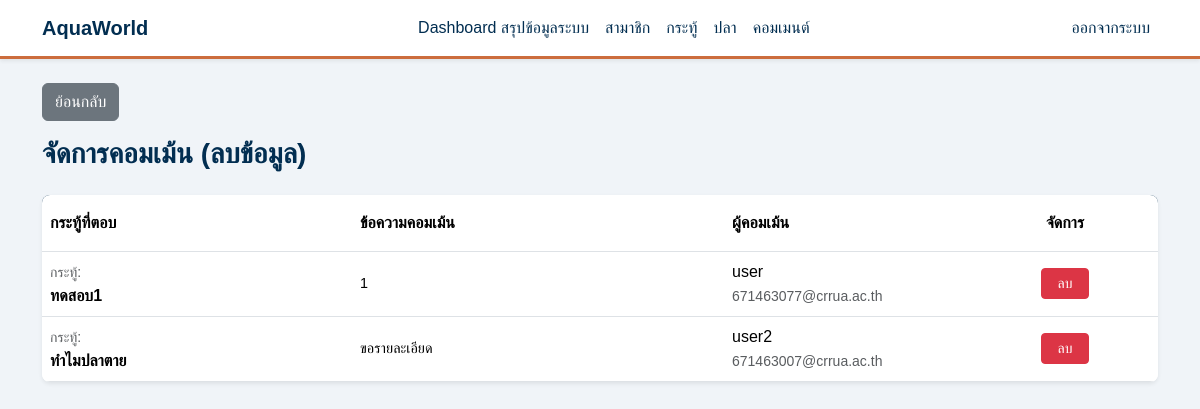
Screenshot of /Admin/Admincom.php with the database file from the repository.
### tables this page shows
CREATE TABLE `answers` (
  `id` int(11) NOT NULL,
  `name` varchar(70) NOT NULL,
  `email` varchar(70) NOT NULL,
  `detail` longtext NOT NULL,
  `question_id` int(11) NOT NULL
);

CREATE TABLE `questions` (
  `id` int(11) NOT NULL,
  `topic` varchar(255) NOT NULL,
  `detail` longtext NOT NULL,
  `name` varchar(70) NOT NULL,
  `email` varchar(70) NOT NULL,
  `created` datetime NOT NULL,
  `view` int(4) NOT NULL,
  `reply` int(4) NOT NULL
);

### Admin/Admincom.php (the view, shortened to what this page needs)
<?php
include "../connectDB.php";
$sql_list = "SELECT a.*, q.topic FROM answers a
             LEFT JOIN questions q ON a.question_id = q.id
             ORDER BY a.id DESC";
$result_list = $conn->query($sql_list);
?>
<!doctype html>
<html lang="en">
<head>
    <link href="https://cdn.jsdelivr.net/npm/bootstrap@5.3.2/dist/css/bootstrap.min.css" rel="stylesheet" />
</head>
<body>
    <header>
        <?php
        include "navAdmin.php";
        ?>
    </header>
    <div class="container mt-4">
        <button type="button" class="btn btn-secondary mb-3" onclick="window.history.back();">ย้อนกลับ</button>
        <div class="d-flex justify-content-between align-items-center mb-3">
            <h3 class="text-deep-sea fw-bold">จัดการคอมเม้น (ลบข้อมูล)</h3>
        </div>
        <div class="table-responsive shadow-sm" style="border-radius: 8px; overflow: hidden;">
            <table class="table table-hover bg-white align-middle mb-0">
                <thead class="table-head-theme">
                    <tr>
                        <th class="py-3" width="25%">กระทู้ที่ตอบ</th>
                        <th class="py-3" width="30%">ข้อความคอมเม้น</th>
                        <th class="py-3" width="20%">ผู้คอมเม้น</th>
                        <th class="py-3 text-center" width="15%">จัดการ</th>
                    </tr>
                </thead>
                <tbody>
                    <?php while ($row = $result_list->fetch_assoc()) { ?>
                        <tr>
                            <td>
                                <small class="text-muted">กระทู้:</small><br>
                                <strong><?= $row["topic"] ? $row["topic"] : "<span class='text-danger'>ไม่พบกระทู้</span>" ?></strong>
                            </td>
                            <td>
                                <div style="max-height: 60px; overflow: hidden; font-size: 0.9rem;">
                                    <?= $row["detail"] ?>
                                </div>
                            </td>
                            <td>
                                <?= $row["name"] ?><br>
                                <small class="text-muted"><?= $row["email"] ?></small>
                            </td>
                            <td class="text-center">
                                <a href="Admincom.php?id=<?= $row["id"] ?>&act=no"
                                    class="btn btn-danger btn-sm px-3"
                                    onclick="return confirm('ยืนยันลบคอมเม้นของคุณ <?= $row['name'] ?>?');">
                                    ลบ
                                </a>
                            </td>
                        </tr>
                    <?php } ?>
                </tbody>
            </table>
        </div>
    </div>
</body>
</html>

### Admin/Admincom.php (style rules this page uses)
body { font-family: 'Sarabun', sans-serif; background-color: #F0F4F8; }
.text-deep-sea { color: #022E51; }
.table-head-theme { background-color: #022E51 !important; color: white !important; }

### Admin/navAdmin.php (style rules this page uses)
:root { --deep-sea: #022E51; --clownfish: #CC6D3D; --dark-orange: #B74803; --sea-mist: #A3B4C8; }

### rows the page displays
answers: question.topic "ทดสอบ1", detail "1", name "user", email "671463077@crrua.ac.th"
answers: question.topic "ทำไมปลาตาย", detail "ขอรายละเอียด", name "user2", email "671463007@crrua.ac.th"
